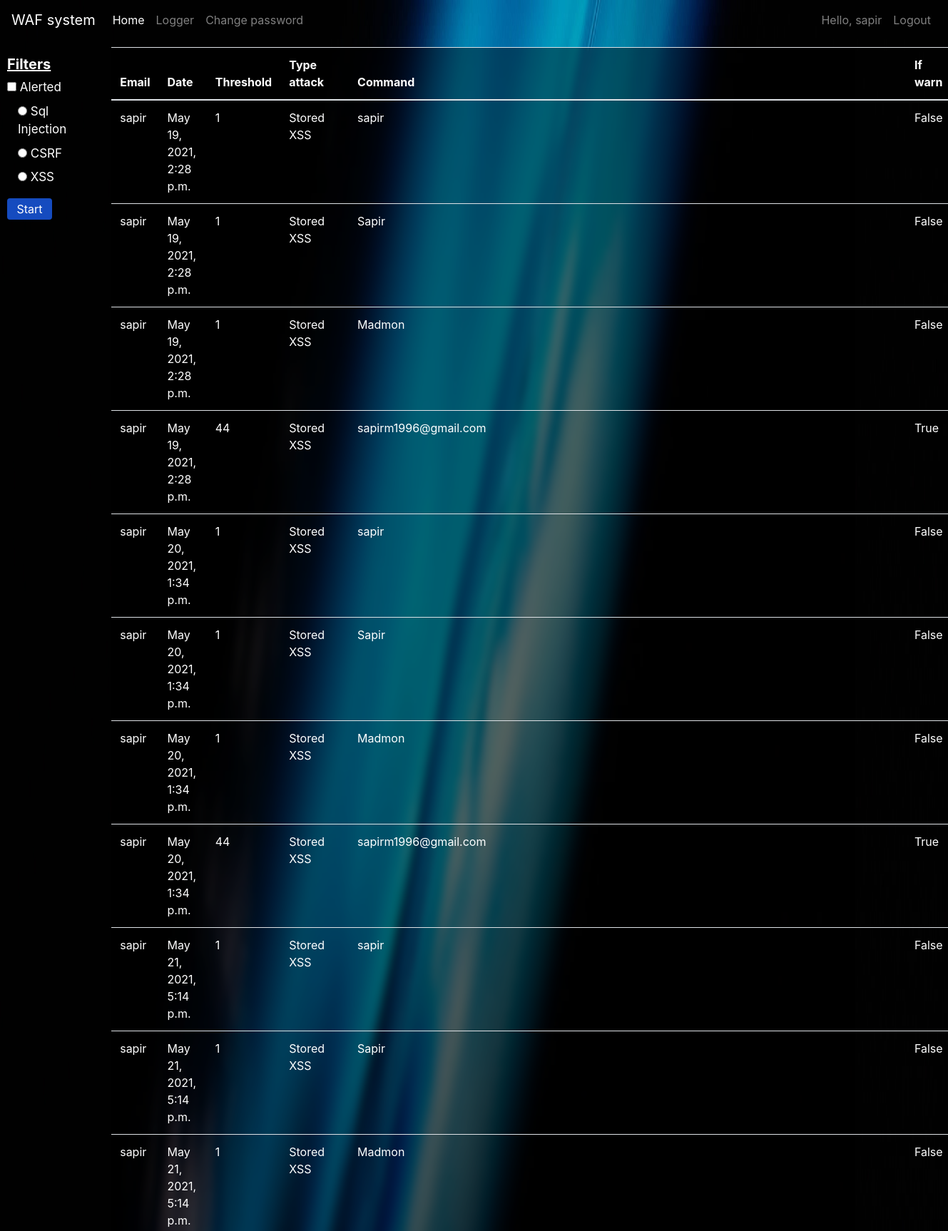
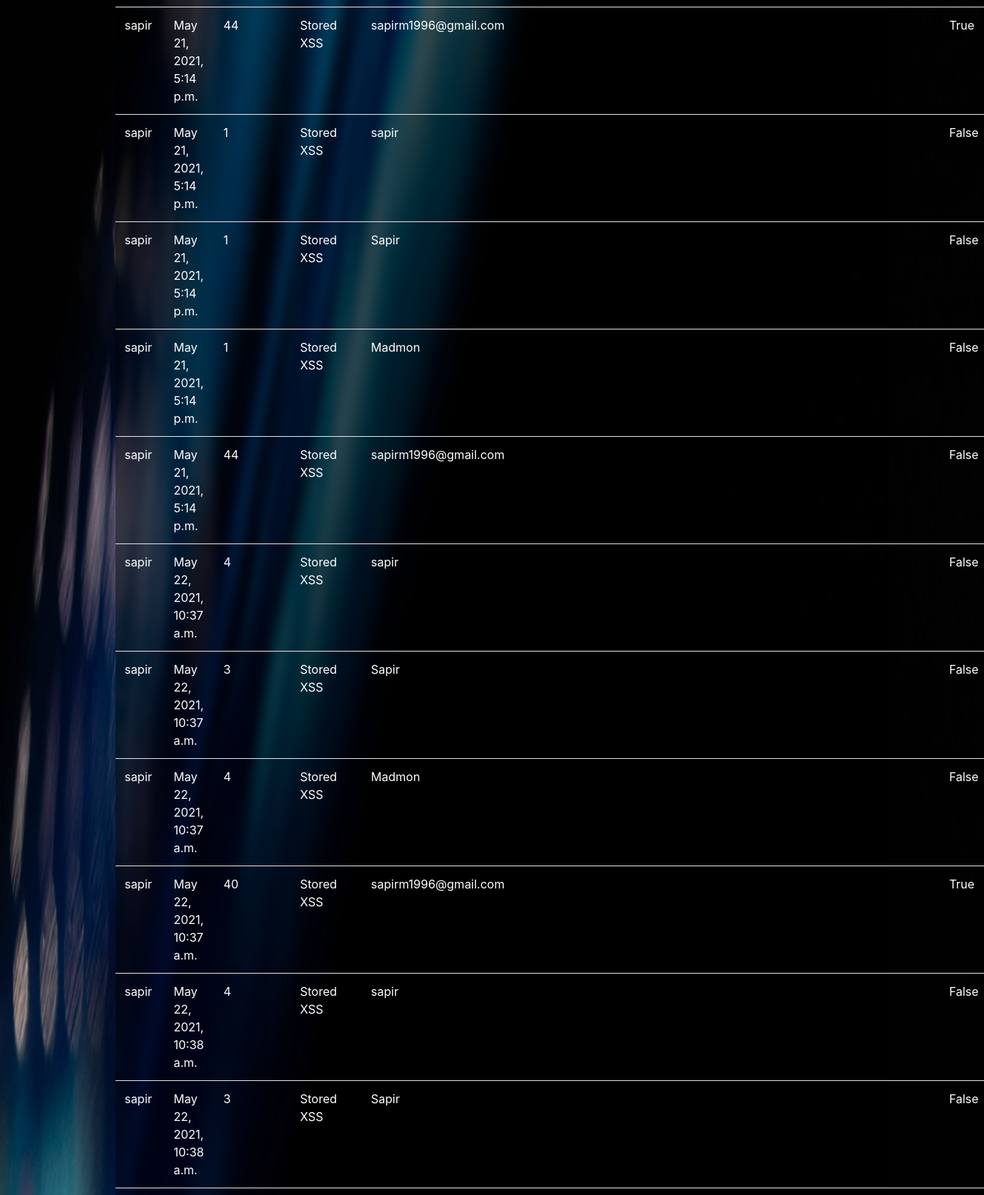
The page /logger/ (signed in, upper part) on the database its author committed (2 pictures, top to bottom).
### main/models.py (models this page shows)
class Logger(models.Model):
    email = models.CharField(max_length=255)
    date = models.DateTimeField()
    threshold = models.IntegerField(blank=True, null=True)
    type_attack = models.CharField(max_length=255)
    command = models.CharField(max_length=1024)
    if_warn = models.BooleanField()

### DBwaf/logger.py (the view, shortened to what this page needs)
# urls.py: path('logger/', DBwaf.logger.logger_page, name='logger'),
@login_required(login_url='/login/')
def logger_page(request):
    current_email = request.user.get_username()
    if request.method == 'GET':
        loggers = Logger.objects.filter(email=current_email)
        return render(request, template_name='main/logger.html', context={'loggers': loggers})

### main/templates/main/logger.html (shortened to what this page needs)
<!doctype html>
{% extends 'main/base.html' %}
{% block content %}
 <div class="column1">
<form action="" method="POST">
        <h5 class="h_title"><b>Filters</b></h5>
        <label class="h_checkbox">
            <input type="checkbox" name="if_alerted">
            Alerted
        </label>
        <label class="container h_checkbox">
            <input type="radio" value="sqli" name="radio">
            Sql Injection
        </label>
        <label class="container h_checkbox">
            <input type="radio" value="csrf" name="radio">
            CSRF
        </label>
        <label class="container h_checkbox">
            <input type="radio" value="xss" name="radio">
            XSS
        </label>
    <br>
    <input type="submit" value="Start">
</form>
 </div>
<div class="column2">
<div class="div_logger">
        <table class="table table-hover">
            <thead>
              <tr>
                <th scope="col" class="h">Email</th>
                <th scope="col" class="h">Date</th>
                <th scope="col" class="h">Threshold</th>
                <th scope="col" class="h">Type attack</th>
                <th scope="col" class="h">Command</th>
                <th scope="col" class="h">If warn</th>
              </tr>
            </thead>
            <tbody>
                {% for log in loggers %}
                    <tr>
                        <td class="h">{{ log.email }}</td>
                        <td class="h">{{ log.date }}</td>
                        <td class="h">{{ log.threshold }}</td>
                        <td class="h">{{ log.type_attack }}</td>
                        <td class="h">{{ log.command }}</td>
                        <td class="h">{{ log.if_warn }}</td>
                    </tr>
                {% endfor %}
            </tbody>
          </table>
    </div>
    </div>
{% endblock %}

### main/templates/main/base.html (shortened to what this page needs)
<!doctype html>
<html lang="en">
<head>
    <link rel="stylesheet" href="https://stackpath.bootstrapcdn.com/bootstrap/4.5.2/css/bootstrap.min.css">
  </head>
  <body>
    {% include 'main/includes/navbar.html' %}
    {% block content %}
    {% endblock %}
  </body>
</html>

### main/templates/main/includes/navbar.html (shortened to what this page needs)
<nav class="navbar navbar-expand-md navbar-dark bg-transparent">
    <a class="navbar-brand" href="{% url 'home' %}">WAF system</a>
    <div class="collapse navbar-collapse" id="navbarNav">
        <ul class="navbar-nav mr-auto">
            <li class="nav-item active">
                <a class="nav-link" href="{% url 'home' %}">Home <span class="sr-only">(current)</span></a>
            </li>
            {% if user.is_authenticated %}
            <li class="nav-item">
                <a class="nav-link" href="{% url 'logger' %}">Logger</a>
            </li>
             <li class="nav-item">
                <a class="nav-link" href="{% url 'change_pass' %}">Change password</a>
            </li>
            {% endif %}
        </ul>
        <ul class="navbar-nav">
            {% if user.is_authenticated %}
                <li class="nav-item">
                    <a class="nav-link" href="#">Hello, {{ user.username }}</a>
                </li>
                <li class="nav-item">
                    <a class="nav-link" href="{% url 'logout' %}">Logout</a>
                </li>
            {% else %}
                <li class="nav-item">
                    <a class="nav-link" href="{% url 'login' %}">Login</a>
                </li>
            {% endif %}
        </ul>
    </div>
</nav>

### main/templates/main/base.html (style rules this page uses)
* { box-sizing: border-box; }
.column1 { float: left; width: 11%; padding: 10px; padding-top: 22px; }
.column2 { float: left; width: 80%; padding: 10px; }
.h { color: #ffffff; }
.h_title { color: #ffffff; text-decoration: underline; }
.h_checkbox { color: #ffff; font-size: 17px; }
body { background-image: url("/static/image/background2.jpg"); background-size: 100% 100%; background-repeat: no-repeat; background-position: center bottom; background-attachment: fixed; }
.div_logger { background-color: rgba(0, 0, 0, 0.4); -webkit-backdrop-filter: blur(5px); backdrop-filter: blur(5px); margin: auto; width: 100%; height: 100%; }
input[type=submit] { width: 50%; height: 30px; background-color: #154bbf; color: white; margin: 8px 0; border: none; border-radius: 4px; cursor: pointer; float: left; }

### rows shown on the page
Logger: email "sapir", date "May 19, 2021, 2:28 p.m.", threshold "1", type_attack "Stored XSS", command "sapir", if_warn "False"
Logger: email "sapir", date "May 19, 2021, 2:28 p.m.", threshold "1", type_attack "Stored XSS", command "Sapir", if_warn "False"
Logger: email "sapir", date "May 19, 2021, 2:28 p.m.", threshold "1", type_attack "Stored XSS", command "Madmon", if_warn "False"
Logger: email "sapir", date "May 19, 2021, 2:28 p.m.", threshold "44", type_attack "Stored XSS", command "sapirm1996@gmail.com", if_warn "True"
Logger: email "sapir", date "May 20, 2021, 1:34 p.m.", threshold "1", type_attack "Stored XSS", command "sapir", if_warn "False"
Logger: email "sapir", date "May 20, 2021, 1:34 p.m.", threshold "1", type_attack "Stored XSS", command "Sapir", if_warn "False"
Logger: email "sapir", date "May 20, 2021, 1:34 p.m.", threshold "1", type_attack "Stored XSS", command "Madmon", if_warn "False"
Logger: email "sapir", date "May 20, 2021, 1:34 p.m.", threshold "44", type_attack "Stored XSS", command "sapirm1996@gmail.com", if_warn "True"
Logger: email "sapir", date "May 21, 2021, 5:14 p.m.", threshold "1", type_attack "Stored XSS", command "sapir", if_warn "False"
Logger: email "sapir", date "May 21, 2021, 5:14 p.m.", threshold "1", type_attack "Stored XSS", command "Sapir", if_warn "False"
Logger: email "sapir", date "May 21, 2021, 5:14 p.m.", threshold "1", type_attack "Stored XSS", command "Madmon", if_warn "False"
Logger: email "sapir", date "May 21, 2021, 5:14 p.m.", threshold "44", type_attack "Stored XSS", command "sapirm1996@gmail.com", if_warn "True"
Logger: email "sapir", date "May 21, 2021, 5:14 p.m.", threshold "1", type_attack "Stored XSS", command "sapir", if_warn "False"
Logger: email "sapir", date "May 21, 2021, 5:14 p.m.", threshold "1", type_attack "Stored XSS", command "Sapir", if_warn "False"
Logger: email "sapir", date "May 21, 2021, 5:14 p.m.", threshold "1", type_attack "Stored XSS", command "Madmon", if_warn "False"
Logger: email "sapir", date "May 21, 2021, 5:14 p.m.", threshold "44", type_attack "Stored XSS", command "sapirm1996@gmail.com", if_warn "False"
Logger: email "sapir", date "May 22, 2021, 10:37 a.m.", threshold "4", type_attack "Stored XSS", command "sapir", if_warn "False"
Logger: email "sapir", date "May 22, 2021, 10:37 a.m.", threshold "3", type_attack "Stored XSS", command "Sapir", if_warn "False"
Logger: email "sapir", date "May 22, 2021, 10:37 a.m.", threshold "4", type_attack "Stored XSS", command "Madmon", if_warn "False"
Logger: email "sapir", date "May 22, 2021, 10:37 a.m.", threshold "40", type_attack "Stored XSS", command "sapirm1996@gmail.com", if_warn "True"
Logger: email "sapir", date "May 22, 2021, 10:38 a.m.", threshold "4", type_attack "Stored XSS", command "sapir", if_warn "False"
Logger: email "sapir", date "May 22, 2021, 10:38 a.m.", threshold "3", type_attack "Stored XSS", command "Sapir", if_warn "False"

### other values the page prints
{{ user.username }} "sapir"
